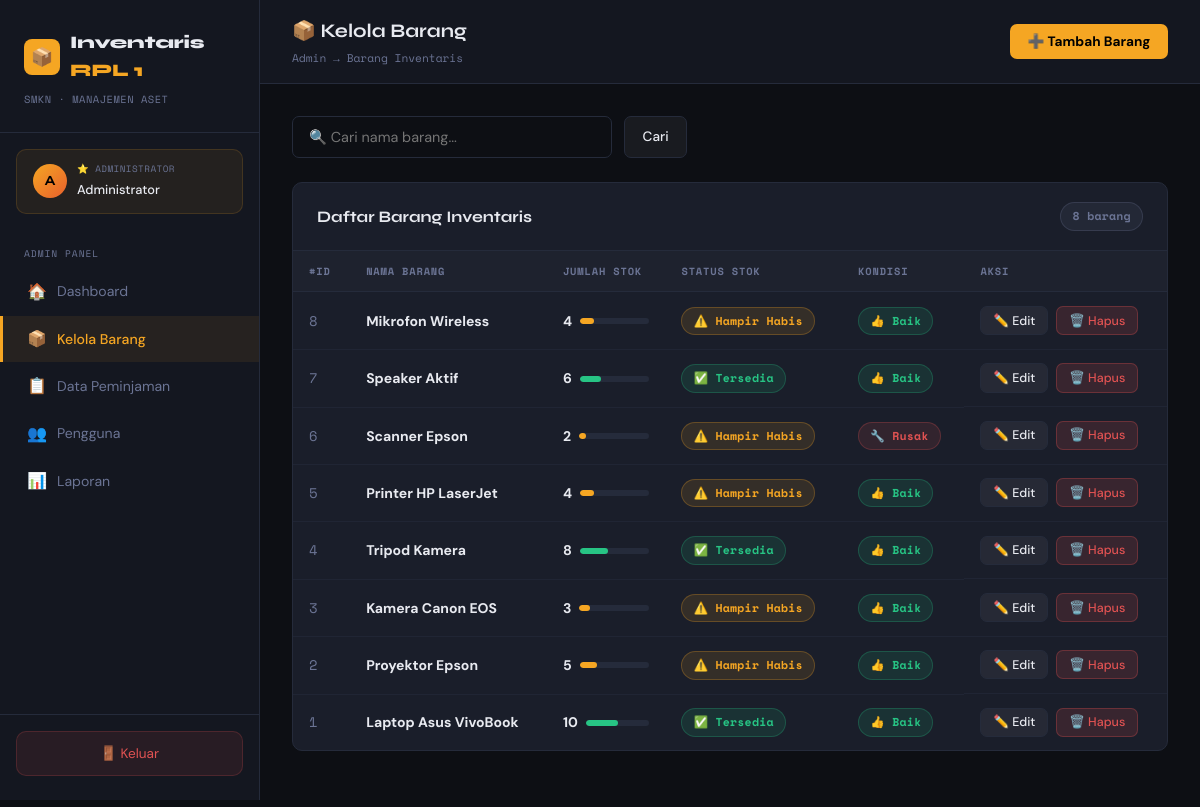
The page /admin/barang.php (signed in) on the database its author committed.
### tables this page shows
CREATE TABLE IF NOT EXISTS barang (
    id_barang INT AUTO_INCREMENT PRIMARY KEY,
    nama_barang VARCHAR(100) NOT NULL,
    jumlah INT NOT NULL DEFAULT 0,
    kondisi_barang ENUM('baik','rusak') DEFAULT 'baik',
    harga_sewa DECIMAL(10,2) DEFAULT 0,
    created_at TIMESTAMP DEFAULT CURRENT_TIMESTAMP,
    updated_at TIMESTAMP DEFAULT CURRENT_TIMESTAMP ON UPDATE CURRENT_TIMESTAMP
);

### includes/auth.php (called while the page is built, shortened)
<?php
function isAdmin() {
    return isset($_SESSION['user']) && $_SESSION['user']['role'] === 'admin';
}
function currentUser() {
    return $_SESSION['user'] ?? null;
}
?>

### includes/config.php (called while the page is built, shortened)
<?php
function clean($str) {
    return htmlspecialchars(strip_tags(trim($str)));
}
?>

### admin/barang.php (the view, shortened to what this page needs)
<?php
require_once '../includes/config.php';
require_once '../includes/auth.php';
$active = 'barang';
$sql = "SELECT *, status_barang(jumlah) AS status_stok FROM barang";
$sql .= " ORDER BY id_barang DESC";
$barangList = $conn->query($sql);
?>
<!DOCTYPE html>
<html lang="id">
<head>
    <link rel="stylesheet" href="../includes/style.css">
</head>
<body>
<div class="wrapper">
    <?php include '../includes/sidebar.php'; ?>
    <div class="main">
        <div class="topbar">
            <div>
                <h2>📦 Kelola Barang</h2>
                <div class="breadcrumb">Admin → Barang Inventaris</div>
            </div>
            <div class="topbar-right">
                <button onclick="document.getElementById('modalTambah').classList.add('show')" class="btn btn-primary">
                    ➕ Tambah Barang
                </button>
            </div>
        </div>
        <div class="content">
            <form method="GET" style="margin-bottom:1.5rem;display:flex;gap:.75rem">
                <input type="text" name="cari" class="form-control" style="max-width:320px"
                       placeholder="🔍 Cari nama barang..." value="<?= clean($_GET['cari'] ?? '') ?>">
                <button type="submit" class="btn btn-ghost">Cari</button>
            </form>
            <div class="card">
                <div class="card-header">
                    <h3>Daftar Barang Inventaris</h3>
                    <span class="badge badge-muted mono"><?= $barangList->num_rows ?> barang</span>
                </div>
                <div class="table-wrap">
                    <table>
                        <thead>
                            <tr>
                                <th>#ID</th>
                                <th>Nama Barang</th>
                                <th>Jumlah Stok</th>
                                <th>Status Stok</th>
                                <th>Kondisi</th>
                                <th>Aksi</th>
                            </tr>
                        </thead>
                        <tbody>
                        <?php if ($barangList->num_rows === 0): ?>
                            <tr><td colspan="6">
                                <div class="empty-state">
                                    <div class="empty-icon">📦</div>
                                    <p>Belum ada barang. Tambahkan barang pertama!</p>
                                </div>
                            </td></tr>
                        <?php else: while ($row = $barangList->fetch_assoc()):
                            $maxStok = 20;
                            $pct = min(100, ($row['jumlah'] / $maxStok) * 100);
                            $barClass = $row['jumlah'] === 0 ? 'empty' : ($row['jumlah'] <= 5 ? 'low' : '');
                        ?>
                            <tr>
                                <td class="mono" style="color:var(--muted)"><?= $row['id_barang'] ?></td>
                                <td><strong><?= clean($row['nama_barang']) ?></strong></td>
                                <td>
                                    <div class="stok-bar">
                                        <strong><?= $row['jumlah'] ?></strong>
                                        <div class="bar"><div class="bar-fill <?= $barClass ?>" style="width:<?= $pct ?>%"></div></div>
                                    </div>
                                </td>
                                <td>
                                    <?php if ($row['status_stok'] === 'Habis'): ?>
                                        <span class="badge badge-red">⛔ Habis</span>
                                    <?php elseif ($row['status_stok'] === 'Hampir Habis'): ?>
                                        <span class="badge badge-amber">⚠️ Hampir Habis</span>
                                    <?php else: ?>
                                        <span class="badge badge-green">✅ Tersedia</span>
                                    <?php endif; ?>
                                </td>
                                <td>
                                    <?= $row['kondisi_barang'] === 'baik'
                                        ? '<span class="badge badge-green">👍 Baik</span>'
                                        : '<span class="badge badge-red">🔧 Rusak</span>' ?>
                                </td>
                                <td style="display:flex;gap:.5rem;flex-wrap:wrap">
                                    <button class="btn btn-ghost btn-sm"
                                        onclick="openEdit(<?= $row['id_barang'] ?>, '<?= addslashes(clean($row['nama_barang'])) ?>', <?= $row['jumlah'] ?>, '<?= $row['kondisi_barang'] ?>')">
                                        ✏️ Edit
                                    </button>
                                    <form method="POST" onsubmit="return confirm('Hapus barang ini?')">
                                        <button type="submit" class="btn btn-danger btn-sm">🗑️ Hapus</button>
                                    </form>
                                </td>
                            </tr>
                        <?php endwhile; endif; ?>
                        </tbody>
                    </table>
                </div>
            </div>
        </div>
    </div>
</div>
</body>
</html>

### includes/sidebar.php (shortened to what this page needs)
<?php
$user = currentUser();
$isAdmin = isAdmin();
$initial = strtoupper(substr($user['nama'], 0, 1));
?>
<aside class="sidebar">
    <div class="sidebar-brand">
        <div class="logo-mark">
            <div class="logo-icon">📦</div>
            <h1>Inventaris<br><span style="color:var(--accent)">RPL 1</span></h1>
        </div>
        <p>SMKN · Manajemen Aset</p>
    </div>
    <div class="sidebar-user">
        <div class="avatar"><?= $initial ?></div>
        <div class="uinfo">
            <small><?= $isAdmin ? '⭐ Administrator' : '👤 Pengguna' ?></small>
            <strong><?= clean($user['nama']) ?></strong>
        </div>
    </div>
    <nav class="sidebar-nav">
        <?php if ($isAdmin): ?>
        <div class="nav-section-label">Admin Panel</div>
        <a href="../admin/dashboard.php"  class="nav-link <?= ($active??'')==='dashboard' ? 'active':'' ?>"><span class="icon">🏠</span> Dashboard</a>
        <a href="../admin/barang.php"     class="nav-link <?= ($active??'')==='barang' ? 'active':'' ?>"><span class="icon">📦</span> Kelola Barang</a>
        <a href="../admin/peminjaman.php" class="nav-link <?= ($active??'')==='peminjaman' ? 'active':'' ?>"><span class="icon">📋</span> Data Peminjaman</a>
        <a href="../admin/pengguna.php"   class="nav-link <?= ($active??'')==='pengguna' ? 'active':'' ?>"><span class="icon">👥</span> Pengguna</a>
        <a href="../admin/laporan.php"    class="nav-link <?= ($active??'')==='laporan' ? 'active':'' ?>"><span class="icon">📊</span> Laporan</a>
        <?php endif; ?>
    </nav>
    <div class="sidebar-footer">
        <a href="../logout.php" class="btn-logout">🚪 Keluar</a>
    </div>
</aside>

### rows shown on the page
barang: id_barang "8", nama_barang "Mikrofon Wireless", jumlah "4", shows "⚠️ Hampir Habis", kondisi_barang "👍 Baik"
barang: id_barang "7", nama_barang "Speaker Aktif", jumlah "6", shows "✅ Tersedia", kondisi_barang "👍 Baik"
barang: id_barang "6", nama_barang "Scanner Epson", jumlah "2", shows "⚠️ Hampir Habis", kondisi_barang "🔧 Rusak"
barang: id_barang "5", nama_barang "Printer HP LaserJet", jumlah "4", shows "⚠️ Hampir Habis", kondisi_barang "👍 Baik"
barang: id_barang "4", nama_barang "Tripod Kamera", jumlah "8", shows "✅ Tersedia", kondisi_barang "👍 Baik"
barang: id_barang "3", nama_barang "Kamera Canon EOS", jumlah "3", shows "⚠️ Hampir Habis", kondisi_barang "👍 Baik"
barang: id_barang "2", nama_barang "Proyektor Epson", jumlah "5", shows "⚠️ Hampir Habis", kondisi_barang "👍 Baik"
barang: id_barang "1", nama_barang "Laptop Asus VivoBook", jumlah "10", shows "✅ Tersedia", kondisi_barang "👍 Baik"

### other values the page prints
$initial "A"
$user['nama'] "Administrator"
$barangList->num_rows "8"
